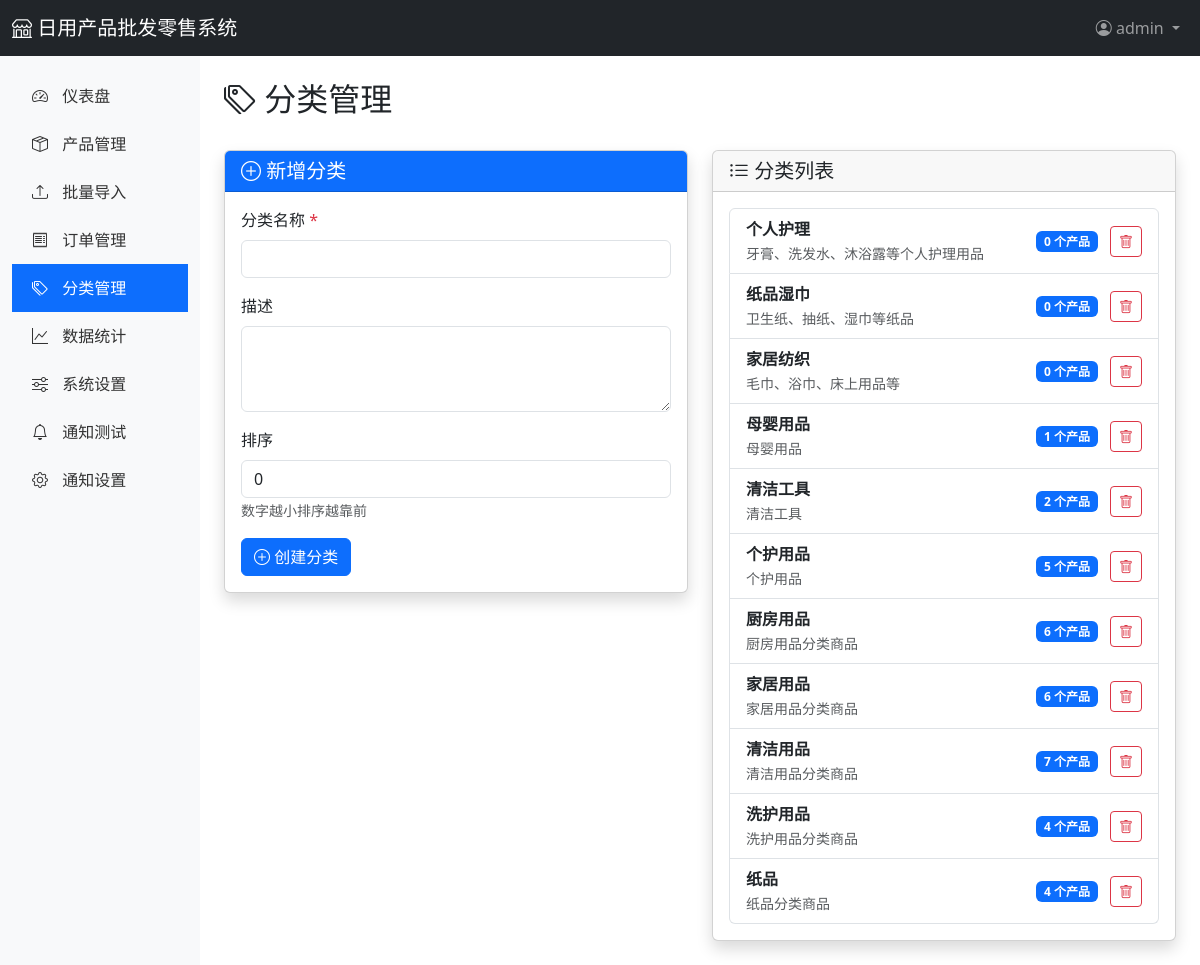
The app's page /admin/categories (signed in) with its own data.
### app/models.py (models this page shows, shortened)
class User(UserMixin, db.Model):
    __tablename__ = 'users'
    id = db.Column(db.Integer, primary_key=True)
    username = db.Column(db.String(80), unique=True, nullable=False)
    email = db.Column(db.String(120), unique=True, nullable=False)
    password_hash = db.Column(db.String(255), nullable=False)
    role = db.Column(db.String(20), default='admin')  # admin, staff
    phone = db.Column(db.String(20))
    is_active = db.Column(db.Boolean, default=True)
    created_at = db.Column(db.DateTime, default=datetime.utcnow)
    updated_at = db.Column(db.DateTime, default=datetime.utcnow, onupdate=datetime.utcnow)
    orders = db.relationship('Order', backref='user', lazy='dynamic')

class Category(db.Model):
    __tablename__ = 'categories'
    id = db.Column(db.Integer, primary_key=True)
    name = db.Column(db.String(100), unique=True, nullable=False)
    description = db.Column(db.Text)
    sort_order = db.Column(db.Integer, default=0)
    created_at = db.Column(db.DateTime, default=datetime.utcnow)
    products = db.relationship('Product', backref='category', lazy='dynamic')

### app/routes/admin.py (the view)
@admin_bp.route('/categories')
@login_required
def categories():
    categories = Category.query.order_by(Category.sort_order).all()
    return render_template('admin/categories.html', categories=categories)

### app/templates/admin/categories.html (shortened to what this page needs)
{% extends "admin/base.html" %}
{% block content %}
<div class="d-flex justify-content-between align-items-center mb-4">
    <h2><i class="bi bi-tags"></i> 分类管理</h2>
</div>
<div class="row">
    <div class="col-lg-6">
        <div class="card shadow">
            <div class="card-header bg-primary text-white">
                <h5 class="mb-0"><i class="bi bi-plus-circle"></i> 新增分类</h5>
            </div>
            <div class="card-body">
                <form method="POST" action="{{ url_for('admin.category_new') }}">
                    <div class="mb-3">
                        <label class="form-label">分类名称 <span class="text-danger">*</span></label>
                        <input type="text" class="form-control" name="name" required>
                    </div>
                    <div class="mb-3">
                        <label class="form-label">描述</label>
                        <textarea class="form-control" name="description" rows="3"></textarea>
                    </div>
                    <div class="mb-3">
                        <label class="form-label">排序</label>
                        <input type="number" class="form-control" name="sort_order" value="0" min="0">
                        <small class="text-muted">数字越小排序越靠前</small>
                    </div>
                    <button type="submit" class="btn btn-primary">
                        <i class="bi bi-plus-circle"></i> 创建分类
                    </button>
                </form>
            </div>
        </div>
    </div>
    <div class="col-lg-6">
        <div class="card shadow">
            <div class="card-header">
                <h5 class="mb-0"><i class="bi bi-list-ul"></i> 分类列表</h5>
            </div>
            <div class="card-body">
                {% if categories %}
                    <div class="list-group">
                        {% for category in categories %}
                        <div class="list-group-item d-flex justify-content-between align-items-center">
                            <div>
                                <strong>{{ category.name }}</strong>
                                {% if category.description %}
                                <br><small class="text-muted">{{ category.description }}</small>
                                {% endif %}
                            </div>
                            <div>
                                <span class="badge bg-primary">{{ category.products.count() }} 个产品</span>
                                <form action="/admin/categories/{{ category.id }}/delete" method="POST"
                                      style="display: inline;"
                                      onsubmit="return confirm('确定要删除此分类吗？');">
                                    <button type="submit" class="btn btn-sm btn-outline-danger ms-2">
                                        <i class="bi bi-trash"></i>
                                    </button>
                                </form>
                            </div>
                        </div>
                        {% endfor %}
                    </div>
                {% else %}
                    <p class="text-muted text-center">暂无分类</p>
                {% endif %}
            </div>
        </div>
    </div>
</div>
{% endblock %}

### app/templates/admin/base.html (shortened to what this page needs)
<!DOCTYPE html>
<html lang="zh-CN">
<head>
    <link href="https://cdn.jsdelivr.net/npm/bootstrap@5.3.0/dist/css/bootstrap.min.css" rel="stylesheet">
    <link href="https://cdn.jsdelivr.net/npm/bootstrap-icons@1.11.0/font/bootstrap-icons.css" rel="stylesheet">
</head>
<body>
    <nav class="navbar navbar-expand-lg navbar-dark bg-dark">
        <div class="container-fluid">
            <a class="navbar-brand" href="{{ url_for('main.index') }}">
                <i class="bi bi-shop"></i> 日用产品批发零售系统
            </a>
            <div class="navbar-nav ms-auto">
                <div class="nav-item dropdown">
                    <a class="nav-link dropdown-toggle" href="#" role="button" data-bs-toggle="dropdown">
                        <i class="bi bi-person-circle"></i> {{ current_user.username }}
                    </a>
                </div>
            </div>
        </div>
    </nav>
    <div class="container-fluid">
        <div class="row">
            <nav class="col-md-2 d-none d-md-block sidebar py-3">
                <ul class="nav flex-column">
                    <li class="nav-item">
                        <a class="nav-link {% if request.endpoint == 'admin.dashboard' %}active{% endif %}" href="{{ url_for('admin.dashboard') }}">
                            <i class="bi bi-speedometer2"></i> 仪表盘
                        </a>
                    </li>
                    <li class="nav-item">
                        <a class="nav-link {% if 'admin.product' in request.endpoint %}active{% endif %}" href="{{ url_for('admin.products') }}">
                            <i class="bi bi-box-seam"></i> 产品管理
                        </a>
                    </li>
                    <li class="nav-item">
                        <a class="nav-link {% if request.endpoint == 'admin.products_import' %}active{% endif %}" href="{{ url_for('admin.products_import') }}">
                            <i class="bi bi-upload"></i> 批量导入
                        </a>
                    </li>
                    <li class="nav-item">
                        <a class="nav-link {% if request.endpoint == 'admin.orders' %}active{% endif %}" href="{{ url_for('admin.orders') }}">
                            <i class="bi bi-receipt"></i> 订单管理
                        </a>
                    </li>
                    <li class="nav-item">
                        <a class="nav-link {% if request.endpoint == 'admin.categories' %}active{% endif %}" href="{{ url_for('admin.categories') }}">
                            <i class="bi bi-tags"></i> 分类管理
                        </a>
                    </li>
                    <li class="nav-item">
                        <a class="nav-link {% if request.endpoint == 'admin.statistics' %}active{% endif %}" href="{{ url_for('admin.statistics') }}">
                            <i class="bi bi-graph-up"></i> 数据统计
                        </a>
                    </li>
                    <li class="nav-item">
                        <a class="nav-link {% if request.endpoint == 'admin.settings' %}active{% endif %}" href="{{ url_for('admin.settings') }}">
                            <i class="bi bi-sliders"></i> 系统设置
                        </a>
                    </li>
                    <li class="nav-item">
                        <a class="nav-link {% if request.endpoint == 'admin.notification_test' %}active{% endif %}" href="{{ url_for('admin.notification_test') }}">
                            <i class="bi bi-bell"></i> 通知测试
                        </a>
                    </li>
                    <li class="nav-item">
                        <a class="nav-link {% if 'system' in request.endpoint %}active{% endif %}" href="{{ url_for('system.settings') }}">
                            <i class="bi bi-gear"></i> 通知设置
                        </a>
                    </li>
                </ul>
            </nav>
            <main class="col-md-10 ms-sm-auto col-lg-10 px-md-4 py-4">
                {% block content %}{% endblock %}
            </main>
        </div>
    </div>
</body>
</html>

### app/templates/admin/base.html (style rules this page uses)
.sidebar { min-height: calc(100vh - 56px); background-color: #f8f9fa; }
.sidebar .nav-link { color: #333; padding: 12px 20px; }
.sidebar .nav-link:hover, .sidebar .nav-link.active { background-color: #0d6efd; color: white; }
.sidebar .nav-link i { margin-right: 10px; }

### records on screen
User: username "admin"
Category: name "个人护理", description "牙膏、洗发水、沐浴露等个人护理用品", products.count "0"
Category: name "纸品湿巾", description "卫生纸、抽纸、湿巾等纸品", products.count "0"
Category: name "家居纺织", description "毛巾、浴巾、床上用品等", products.count "0"
Category: name "母婴用品", description "母婴用品", products.count "1"
Category: name "清洁工具", description "清洁工具", products.count "2"
Category: name "个护用品", description "个护用品", products.count "5"
Category: name "厨房用品", description "厨房用品分类商品", products.count "6"
Category: name "家居用品", description "家居用品分类商品", products.count "6"
Category: name "清洁用品", description "清洁用品分类商品", products.count "7"
Category: name "洗护用品", description "洗护用品分类商品", products.count "4"
Category: name "纸品", description "纸品分类商品", products.count "4"
